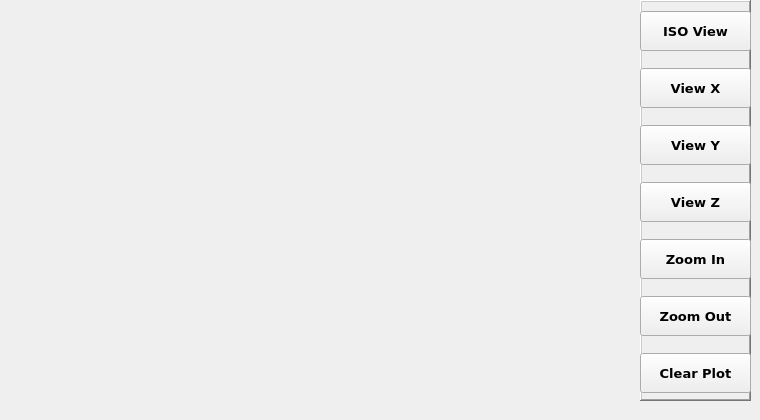
        <widget class="QWidget" name="tab1">
         <attribute name="title">
          <string>Plot</string>
         </attribute>
         <widget class="GcodeBackplot" name="gcodebackplot">
          <property name="geometry">
           <rect>
            <x>-20</x>
            <y>0</y>
            <width>661</width>
            <height>411</height>
           </rect>
          </property>
          <property name="font">
           <font>
            <pointsize>12</pointsize>
           </font>
          </property>
         </widget>
         <widget class="QFrame" name="frame_14">
          <property name="geometry">
           <rect>
            <x>640</x>
            <y>0</y>
            <width>111</width>
            <height>401</height>
           </rect>
          </property>
          <property name="frameShape">
           <enum>QFrame::WinPanel</enum>
          </property>
          <property name="frameShadow">
           <enum>QFrame::Raised</enum>
          </property>
          <widget class="QWidget" name="verticalLayoutWidget">
           <property name="geometry">
            <rect>
             <x>0</x>
             <y>0</y>
             <width>111</width>
             <height>411</height>
            </rect>
           </property>
           <layout class="QVBoxLayout" name="verticalLayout_2">
            <item>
             <widget class="ActionButton" name="Pview">
              <property name="minimumSize">
               <size>
                <width>0</width>
                <height>40</height>
               </size>
              </property>
              <property name="font">
               <font>
                <family>DejaVu Sans</family>
                <pointsize>10</pointsize>
                <weight>75</weight>
                <italic>false</italic>
                <bold>true</bold>
               </font>
              </property>
              <property name="text">
               <string>ISO View</string>
              </property>
              <property name="checkable">
               <bool>false</bool>
              </property>
              <property name="actionName" stdset="0">
               <string>vtkbackplot.clearLivePlot</string>
              </property>
             </widget>
            </item>
            <item>
             <widget class="ActionButton" name="Xview">
              <property name="minimumSize">
               <size>
                <width>0</width>
                <height>40</height>
               </size>
              </property>
              <property name="font">
               <font>
                <family>DejaVu Sans</family>
                <pointsize>10</pointsize>
                <weight>75</weight>
                <italic>false</italic>
                <bold>true</bold>
               </font>
              </property>
              <property name="text">
               <string>View X</string>
              </property>
              <property name="checkable">
               <bool>false</bool>
              </property>
              <property name="actionName" stdset="0">
               <string>setViewX</string>
              </property>
             </widget>
            </item>
            <item>
             <widget class="ActionButton" name="Yview">
              <property name="minimumSize">
               <size>
                <width>0</width>
                <height>40</height>
               </size>
              </property>
              <property name="font">
               <font>
                <family>DejaVu Sans</family>
                <pointsize>10</pointsize>
                <weight>75</weight>
                <italic>false</italic>
                <bold>true</bold>
               </font>
              </property>
              <property name="text">
               <string>View Y</string>
              </property>
              <property name="checkable">
               <bool>false</bool>
              </property>
              <property name="actionName" stdset="0">
               <string>vtkbackplot.setViewY</string>
              </property>
             </widget>
            </item>
            <item>
             <widget class="ActionButton" name="Zview">
              <property name="minimumSize">
               <size>
                <width>0</width>
                <height>40</height>
               </size>
              </property>
              <property name="font">
               <font>
                <family>DejaVu Sans</family>
                <pointsize>10</pointsize>
                <weight>75</weight>
                <italic>false</italic>
                <bold>true</bold>
               </font>
              </property>
              <property name="text">
               <string>View Z</string>
              </property>
              <property name="checkable">
               <bool>false</bool>
              </property>
              <property name="actionName" stdset="0">
               <string>vtkbackplot.setViewZ</string>
              </property>
             </widget>
            </item>
            <item>
             <widget class="ActionButton" name="zoomin">
              <property name="minimumSize">
               <size>
                <width>0</width>
                <height>40</height>
               </size>
              </property>
              <property name="font">
               <font>
                <family>DejaVu Sans</family>
                <pointsize>10</pointsize>
                <weight>75</weight>
                <italic>false</italic>
                <bold>true</bold>
               </font>
              </property>
              <property name="text">
               <string>Zoom In</string>
              </property>
              <property name="checkable">
               <bool>false</bool>
              </property>
              <property name="actionName" stdset="0">
               <string>gcodebackplot.zoomIn</string>
              </property>
             </widget>
            </item>
            <item>
             <widget class="ActionButton" name="zoomout">
              <property name="minimumSize">
               <size>
                <width>0</width>
                <height>40</height>
               </size>
              </property>
              <property name="font">
               <font>
                <family>DejaVu Sans</family>
                <pointsize>10</pointsize>
                <weight>75</weight>
                <italic>false</italic>
                <bold>true</bold>
               </font>
              </property>
              <property name="text">
               <string>Zoom Out</string>
              </property>
              <property name="checkable">
               <bool>false</bool>
              </property>
              <property name="actionName" stdset="0">
               <string>vtkbackplot.zoomOut</string>
              </property>
             </widget>
            </item>
            <item>
             <widget class="ActionButton" name="Cview">
              <property name="minimumSize">
               <size>
                <width>0</width>
                <height>40</height>
               </size>
              </property>
              <property name="font">
               <font>
                <family>DejaVu Sans</family>
                <pointsize>10</pointsize>
                <weight>75</weight>
                <italic>false</italic>
                <bold>true</bold>
               </font>
              </property>
              <property name="text">
               <string>Clear Plot</string>
              </property>
              <property name="checkable">
               <bool>false</bool>
              </property>
              <property name="actionName" stdset="0">
               <string>vtkbackplot.clearLivePlot</string>
              </property>
             </widget>
            </item>
           </layout>
          </widget>
         </widget>
        </widget>
